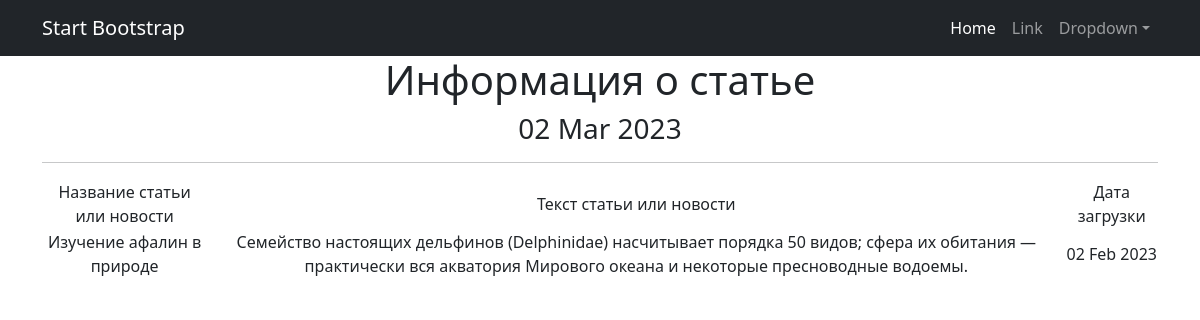
The page /news/2 on the database its author committed.
### news/models.py (models this page shows, shortened)
class Post(models.Model):
    author = models.ForeignKey(Author, on_delete=models.CASCADE)
    NEWS = 'NW'
    ARTICLE = 'AR'
    CATEGORY_CHOICES = (
        (NEWS, 'Новость'),
        (ARTICLE, 'Статья'),
    )
    categoryType = models.CharField(max_length=2, choices=CATEGORY_CHOICES, default=ARTICLE)
    dateCreation = models.DateTimeField(auto_now_add=True)
    postCategory = models.ManyToManyField(Category, through='PostCategory')
    title = models.CharField(max_length=128)
    text = models.TextField()
    rating = models.SmallIntegerField(default=0)

### news/views.py (the view)
# urls.py: path('<int:pk>', PostDetail.as_view(), name='post_detail'),
class PostDetail(DetailView):
    model = Post
    template_name = 'post_1.html'
    context_object_name = 'post'
    def get_context_data(self, **kwargs):
        context = super().get_context_data(**kwargs)
        context['time_now'] = datetime.utcnow()
        return context

### news/templatetags/custom_filters.py (called while the page is built)
@register.filter()
def censor(value):
    bad_words = ['интересно', 'здорово', 'отлично']
    if not isinstance(value, str):
        raise TypeError(f"unresolved type '{type(value)}' expected  type 'str'")
    for word in value.split():
        if word.lower() in bad_words:
            value = value.replace(word, f"{word[0]}{'*' * (len(word) - 1)}")
    return value

### templates/post_1.html (shortened to what this page needs)
{% extends 'flatpages/default.html' %}
{% load custom_filters %}
{% load custom_tags %}
{% block content %}
  <h1>Информация о статье</h1>
   <h3>{{ time_now|date:'d M Y' }}</h3>
<hr>
       <table>
           <tr>
               <td>Название статьи или новости</td>
               <td>Текст статьи или новости</td>
               <td>Дата загрузки</td>
           <tr>
               <td>{{ post.title|censor }}</td>
               <td>{{ post.text |censor }}</td>
               <td>{{ post.dateCreation|date:'d M Y ' }}</td>
       </table>
{% endblock content %}

### rows shown on the page
Post: title|censor "Изучение афалин в природе", text|censor "Семейство настоящих дельфинов (Delphinidae) насчитывает порядка 50 видов; сфера их обитания — практически вся акватория Мирового океана и некоторые пресноводные водоемы.", dateCreation "02 Feb 2023"

### other values the page prints
{{ time_now|date:'d M Y' }} "02 Mar 2023"
